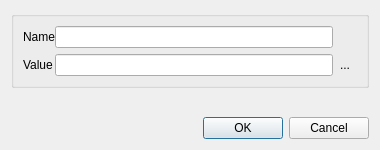
<?xml version="1.0" encoding="UTF-8"?>
<ui version="4.0">
 <class>commonLib::DefineDialog</class>
 <widget class="QDialog" name="commonLib::DefineDialog">
  <property name="geometry">
   <rect>
    <x>0</x>
    <y>0</y>
    <width>380</width>
    <height>150</height>
   </rect>
  </property>
  <property name="windowTitle">
   <string/>
  </property>
  <layout class="QVBoxLayout" name="verticalLayout">
   <item>
    <widget class="QGroupBox" name="defineBox">
     <property name="title">
      <string/>
     </property>
     <property name="alignment">
      <set>Qt::AlignmentFlag::AlignCenter</set>
     </property>
     <layout class="QGridLayout" name="gridLayout">
      <property name="horizontalSpacing">
       <number>0</number>
      </property>
      <item row="0" column="0">
       <widget class="QLabel" name="label">
        <property name="text">
         <string>Name</string>
        </property>
       </widget>
      </item>
      <item row="0" column="1">
       <widget class="QLineEdit" name="nameEntry"/>
      </item>
      <item row="1" column="0">
       <widget class="QLabel" name="label_2">
        <property name="text">
         <string>Value</string>
        </property>
       </widget>
      </item>
      <item row="1" column="1">
       <widget class="QLineEdit" name="valueEntry"/>
      </item>
      <item row="1" column="2">
       <widget class="QToolButton" name="browseButton">
        <property name="text">
         <string>...</string>
        </property>
        <property name="icon">
         <iconset resource="../../../../../icons/basic/basic_icons.qrc">
          <normaloff>:/basic/folder_browse.png</normaloff>:/basic/folder_browse.png</iconset>
        </property>
        <property name="autoRaise">
         <bool>true</bool>
        </property>
       </widget>
      </item>
     </layout>
    </widget>
   </item>
   <item>
    <spacer name="verticalSpacer">
     <property name="orientation">
      <enum>Qt::Orientation::Vertical</enum>
     </property>
     <property name="sizeHint" stdset="0">
      <size>
       <width>20</width>
       <height>7</height>
      </size>
     </property>
    </spacer>
   </item>
   <item>
    <widget class="QDialogButtonBox" name="buttonBox">
     <property name="orientation">
      <enum>Qt::Orientation::Horizontal</enum>
     </property>
     <property name="standardButtons">
      <set>QDialogButtonBox::StandardButton::Cancel|QDialogButtonBox::StandardButton::Ok</set>
     </property>
    </widget>
   </item>
  </layout>
 </widget>
 <resources>
  <include location="../../../../../icons/basic/basic_icons.qrc"/>
  <include location="../../../../../icons/basic/basic_icons.qrc"/>
 </resources>
 <connections>
  <connection>
   <sender>buttonBox</sender>
   <signal>accepted()</signal>
   <receiver>commonLib::DefineDialog</receiver>
   <slot>accept()</slot>
   <hints>
    <hint type="sourcelabel">
     <x>248</x>
     <y>254</y>
    </hint>
    <hint type="destinationlabel">
     <x>157</x>
     <y>274</y>
    </hint>
   </hints>
  </connection>
  <connection>
   <sender>buttonBox</sender>
   <signal>rejected()</signal>
   <receiver>commonLib::DefineDialog</receiver>
   <slot>reject()</slot>
   <hints>
    <hint type="sourcelabel">
     <x>316</x>
     <y>260</y>
    </hint>
    <hint type="destinationlabel">
     <x>286</x>
     <y>274</y>
    </hint>
   </hints>
  </connection>
 </connections>
</ui>
